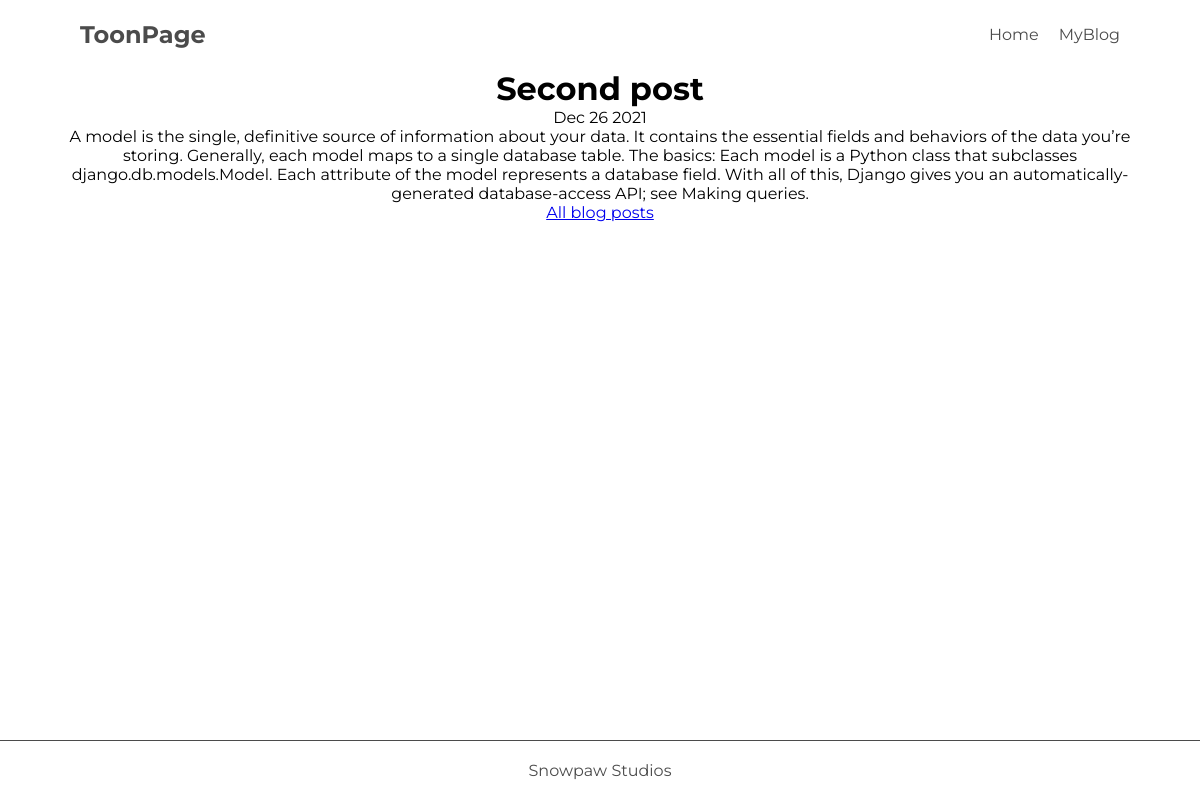
The app's page /blog/2/ with its own data.
### blog/models.py (models this page shows, shortened)
class Blog(models.Model):
    title = models.CharField(max_length=100)
    created_at = models.DateField(default= date.today)
    content = models.TextField()

### blog/views.py (the view)
# urls.py: path('<int:post_id>/', views.detail, name='detail'),
def detail(request, post_id):
    post = get_object_or_404(Blog, pk=post_id)
    return render(request, 'blog/detail.html', {'post': post} )

### blog/templates/blog/detail.html
{% extends 'portfolio/base.html' %}
{% block content %}
<h1>{{post.title}}</h1>
<p>{{post.created_at|date:'M d Y'}}</p>
<p>{{post.content|safe}}</p>
<p><a href="{% url 'blog:blog-home' %}">All blog posts</a></p>
{% endblock %}

### portfolio/static/portfolio/style.css (style rules this page uses)
* { padding: 0; margin: 0; box-sizing: border-box; font-family: 'Montserrat', sans-serif; }
Html { height: 100% }
Body { min-height: 100%; display: flex; flex-direction: column; }

### records on screen
Blog: title "Second post", created_at "Dec 26 2021", content "A model is the single, definitive source of information about your data. It contains the essential fields and behaviors of the data you’re storing. Generally, each model maps to a single database table. The basics: Each model is a Python class that subclasses django.db.models.Model. Each attribute of the model represents a database field. With all of this, Django gives you an automatically-generated database-access API; see Making queries."
